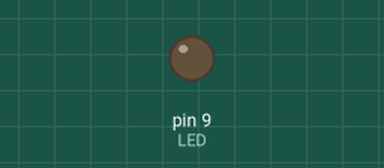
The sketch below on a simulated Arduino Uno, built with avr-gcc and run on an emulated ATmega328P. Shown: output pins drawn as LEDs (lit = HIGH).

Above: at 0.15 s.
Timing chart, 0 to 1.6 s (numbered marks = the images above):
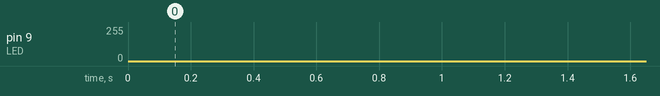

The sketch:

fade_light.ino
```cpp
const int LED = 9; // LED PIN
int i = 0;

void setup(){
	pinMode(LED, OUTPUT);
}

void loop(){
	for (i=0; i<255; i++){
		analogWrite(LED,i);
		delay(5);
	}
	for (i=255; i>0; i--){
		analogWrite(LED,i);
		delay(2);
	}
}
```
